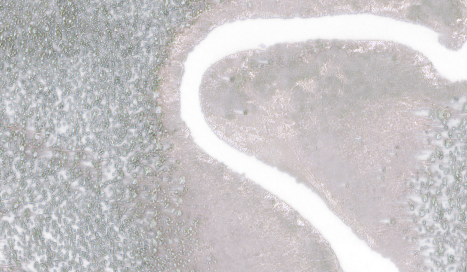
#> input picture data/river_subset.tif, 467 x 272 px, found by its file name
$ jupyter execute --allow-errors image_segmentation_classification.ipynb   (older library calls are emulated)
#> lines starting #> are read from the running program, lines starting #| are printed output that depends on the picture
[cell 1]
#!/usr/bin/env python3
# -*- coding: utf-8 -*-
"""
Created on Sat Dec  7 22:49:16 2019

@author: RedFox GIS & Remote Sensing, Aaron P.
"""
import numpy as np
from scipy import ndimage as nd
import pandas as pd
import geopandas as gpd
from shapely.geometry import shape
import rasterio
from matplotlib import pyplot as plt
import seaborn as sns
from rasterio.plot import show, show_hist
from rasterio.features import shapes
from skimage.segmentation import quickshift, mark_boundaries
from skimage import io, color
from skimage.filters.rank import entropy
from skimage.morphology import disk
from skimage.util import img_as_float
from skimage.filters import gabor_kernel
from sklearn.model_selection import train_test_split
from sklearn.ensemble import RandomForestClassifier
from sklearn import metrics
from rasterstats import zonal_stats
import time

[cell 2]
indata = '/Users/aaron/gdrive/projects/image_segmentation_project/data/river_subset.tif'
training_data = '/Users/aaron/gdrive/projects/image_segmentation_project/data/training_data.shp'
outdata = '/Users/aaron/Desktop/temp/RF_results.shp'

## Read image and calculate statistics

#> (a cell that did not finish here is left out)

## Segment Image

[cell 4]
img = io.imread(indata)
#> img is the input picture: shape (272, 467, 4); mean R, G, B, A 106.1, 98.9, 107.4, 110.9
segments = quickshift(img, kernel_size=3, convert2lab=False, max_dist=6, ratio=0.5).astype('int32')
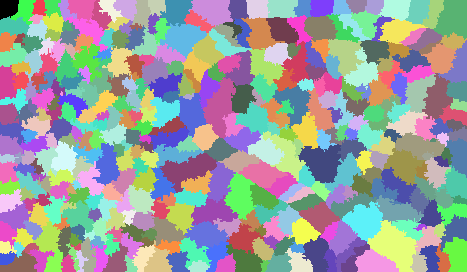
#> segments: shape (272, 467) int32; 401 distinct labels, from 0 to 400; one colour per label, 0 black
print("Quickshift number of segments: %d" % len(np.unique(segments)))
#| Quickshift number of segments: 401

# Convert to vector features
polys = []
#> (the rest of this cell did not finish here and is left out)
